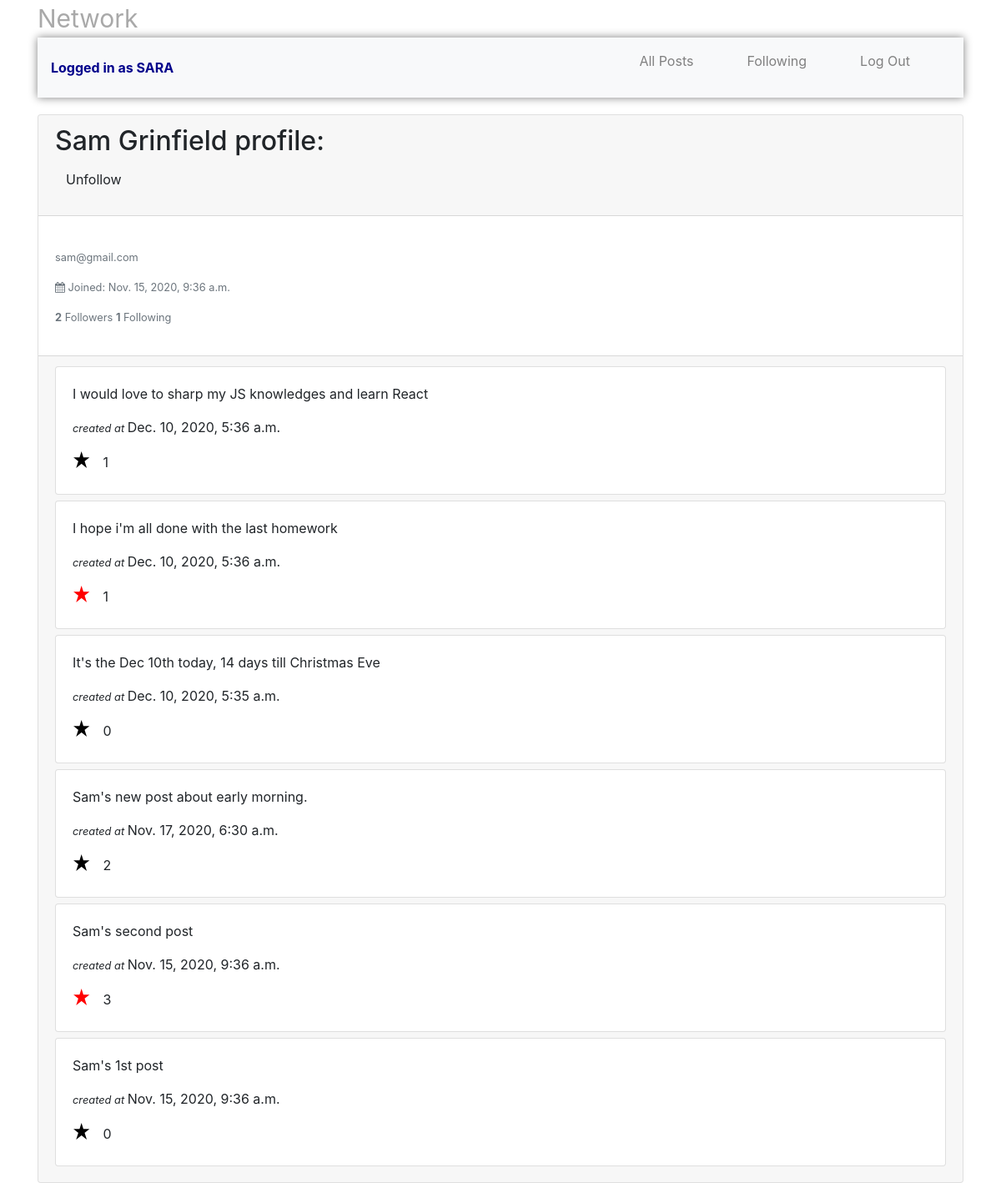
Screenshot of /profile/sam (signed in) with the database file from the repository.
### network/models.py (models this page shows, shortened)
class User(AbstractUser):
    created = models.DateTimeField(default=datetime.now, blank=True)
    following = models.ManyToManyField("self", symmetrical=False, blank=True, related_name="followers")
    def __str__(self):
        return f"{self.username}"

class Post(models.Model):
    creator = models.ForeignKey(User, on_delete = models.PROTECT, related_name="comment_user")
    post = models.TextField(blank=False)
    created = models.DateTimeField(default=datetime.now, blank=True)
    likes = models.ManyToManyField(User, blank=True)

### network/views.py (the view)
# urls.py: path("profile/<str:username>", views.profile, name="profile"),
@login_required(login_url='login')
def profile(request, username):
    profile = User.objects.get(username=username)
    print(profile.following.all())
    print(profile.followers.all())
    posts = Post.objects.filter(creator=profile).order_by("-created")
    paged_posts = paginator(request, posts)
    return render(request, "network/profile.html", {
        "username": profile,
        "posts": paged_posts,
    })

### network/views.py (called while the page is built)
def paginator(request, all_posts):
    paginator = Paginator(all_posts, 10)
    page = request.GET.get("page")
    paged_posts = paginator.get_page(page)
    return paged_posts

### network/templates/network/profile.html (shortened to what this page needs)
{% extends "network/layout.html" %}
{% load static %}
{% block body %}
    <div class="card" style="margin-top: 20px;">
        <div class="card-header">
            <h5 class="card-title">
                {% if user.is_authenticated and user == username %}
                    <h2>Your profile:</h2>
                {% else %}
                    <div>
                        <h2>{{ username.first_name | title }} {{ username.last_name | title }} profile:</h2>
                        {% if user in username.followers.all %}
                            <a href="{% url 'toggle_following' username.username %}" role="button" class="btn watching">Unfollow</a>
                        {% else %}
                            <a href="{% url 'toggle_following' username.username %}" role="button" class="btn watching">Follow</a>
                        {% endif %}
                    </div>
                {% endif %}
            </h5>
        </div>
        <div class="card-body">
            <p class="card-text"><small class="text-muted">
                <p>{{username.email }}</p>
                <p>
                    <i class="fa fa-calendar" aria-hidden="true"></i>
                    Joined: {{ username.created }}
                </p>
                <div>
                    <p>
                        <b>{{ username.followers.all | length }}</b> Followers
                        <b>{{ username.following.all | length }}</b> Following
                    </p>
                </div>
            </small></p>
        </div>
        <div class="card-footer">
            {% if user.is_authenticated %}
                {% if posts %}
                    {% for post in posts %}
                        <div class="posts">
                            <div class="card">
                                <div class="card-body">
                                <p class="card-text" id="post-content-{{ post.id }}">{{ post.post }}</p>
                                <p class="card-text"><small><i>created at </i></small> {{ post.created }}</p>
                                <p class="card-text">
                                    <svg viewBox="0 0 300 300"
                                        width="2em"
                                        height="2em"
                                        xmlns="http://www.w3.org/2000/svg"
                                        id = {{ post.id }}
                                        data-like={{ post.id }}
                                        class="star"
                                        fill="
                                            {% if user in post.likes.all %}
                                            red
                                            {% else %}
                                            black
                                            {% endif %}">
                                        <polygon points="100,10 40,198 190,78 10,78 160,198"/>
                                    </svg>
                                    <span id="like-count-{{ post.id }}">{{ post.likes.all|length }}</span>
                                </p>
                                </div>
                            </div>
                        </div>
                    {% endfor %}
                {% else %}
                    <p>You did not create any posts yet, please add one...</p>
                {% endif %}
            {% endif %}
        </div>
    </div>
{% endblock %}

### network/templates/network/layout.html (shortened to what this page needs)
{% load static %}
<!DOCTYPE html>
<html lang="en">
    <head>
        <link rel="stylesheet" href="https://stackpath.bootstrapcdn.com/bootstrap/4.4.1/css/bootstrap.min.css">
        <link href="{% static 'network/styles.css' %}" rel="stylesheet">
        <link rel="stylesheet" href="https://stackpath.bootstrapcdn.com/font-awesome/4.7.0/css/font-awesome.min.css">
    </head>
    <body>
        <div class="container">
            <a class="project-name" href="{% url 'index' %}">Network</a>
            <nav class="navbar navbar-expand-lg navbar-light bg-light  justify-content-between">
                {% if user.is_authenticated %}
                    <a href="{% url 'index' %}" class="author-name"><strong>Logged in as {{ user.username | upper }}</strong></a>
                {% endif %}
                <div>
                    <ul class="navigation">
                        <li class="nav-item">
                            <a class="nav-link" href="{% url 'index' %}">All Posts</a>
                        </li>
                        {% if user.is_authenticated %}
                            <li class="nav-item">
                                <a class="nav-link current" href="{% url 'following' %}">Following</a>
                            </li>
                            <li class="nav-item">
                                <a class="nav-link" href="{% url 'logout' %}">Log Out</a>
                            </li>
                        {% endif %}
                    </ul>
                </div>
            </nav>
            <div class="body">
                {% block body %}
                {% endblock %}
            </div>
        </div>
    </body>
</html>

### network/static/network/styles.css (style rules this page uses)
.project-name { color: darkgray; font-size: 30px; }
.posts { margin-bottom: 7px; }
.navbar { box-shadow: 0px 0px 10px gray !important; }
.navigation { display: flex; }
.nav-item { list-style: none; margin-right: 2rem; }
.nav-item a { text-decoration: none; color: gray; }
.author-name { color: darkblue !important; text-decoration: none !important; }

### rows the page displays
User: username "SARA"
User: first_name "Sam", last_name "Grinfield", created "Nov. 15, 2020, 9:36 a.m.", followers.all|length "2", following.all|length "1"
Post: post "I would love to sharp my JS knowledges and learn React", created "Dec. 10, 2020, 5:36 a.m.", likes.all|length "1"
Post: post "I hope i'm all done with the last homework", created "Dec. 10, 2020, 5:36 a.m.", likes.all|length "1"
Post: post "It's the Dec 10th today, 14 days till Christmas Eve", created "Dec. 10, 2020, 5:35 a.m.", likes.all|length "0"
Post: post "Sam's new post about early morning.", created "Nov. 17, 2020, 6:30 a.m.", likes.all|length "2"
Post: post "Sam's second post", created "Nov. 15, 2020, 9:36 a.m.", likes.all|length "3"
Post: post "Sam's 1st post", created "Nov. 15, 2020, 9:36 a.m.", likes.all|length "0"
